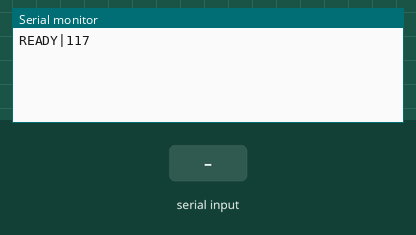
Bench run of a sketch on a simulated Arduino Uno, built with avr-gcc and run on an emulated ATmega328P. On the bench: the last lines printed to the serial monitor. Inputs (shaded band) come from the test bench.

Above: at 1.2 s.
1.3 s: "SET TEMP \n" received over Serial
At 2.1 s:
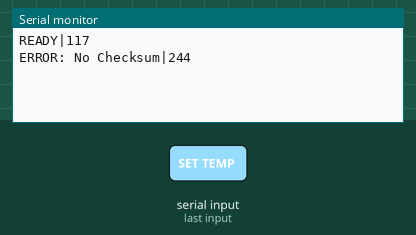
2.8 s: "90|45|200\n" received over Serial
At 3.2 s:
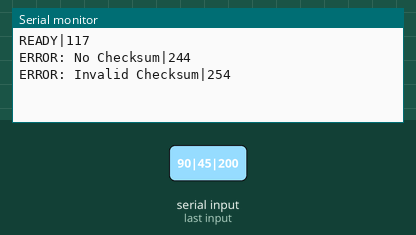

The sketch:

ArduinoSecurityTest.ino
```cpp
// Initial Serial Command Handler Firmware (more complex to come)
#include <Arduino.h>
#include <EEPROM.h>  // Added for non-volatile temp storage

#define BUFFER_SIZE 128
char inputBuffer[BUFFER_SIZE];
int bufferIndex = 0;
bool commandReady = false;

int temperature = 22; // default value

// ARM-compatible estimate of free memory
int freeMemory() {
  char stackDummy;
  return &stackDummy - (char*)malloc(4);
}

String wrapWithChecksum(String msg) {
  int checksum = 0;
  for (int i = 0; i < msg.length(); i++) {
    checksum += msg[i];
  }
  checksum %= 256;
  return msg + "|" + String(checksum);
}

void setup() {
  Serial.begin(9600);
  Serial.setTimeout(500);

  // this will load from EEPROM on boot only works if in valid range
  int storedTemp = EEPROM.read(0);
  if (storedTemp >= 0 && storedTemp <= 100) {
    temperature = storedTemp;
  }

  Serial.println(wrapWithChecksum("READY"));
}

void loop() {
  while (Serial.available() > 0 && !commandReady) {
    char incoming = Serial.read();
    if (incoming == '\n') {
      inputBuffer[bufferIndex] = '\0';
      commandReady = true;
    } else if (bufferIndex < BUFFER_SIZE - 1) {
      inputBuffer[bufferIndex++] = incoming;
    }
  }

  if (commandReady) {
    String inputString = String(inputBuffer);
    inputString.trim();

    handleParsedString(inputString);

    bufferIndex = 0;
    commandReady = false;
  }
}

void handleParsedString(String inputString) {
  int pipeIndex = inputString.indexOf('|');
  if (pipeIndex == -1) {
    Serial.println(wrapWithChecksum("ERROR: No Checksum"));
    return;
  }

  String rawCommand = inputString.substring(0, pipeIndex);
  String checksumStr = inputString.substring(pipeIndex + 1);
  int providedChecksum = checksumStr.toInt();

  int computedChecksum = 0;
  for (int i = 0; i < rawCommand.length(); i++) {
    computedChecksum += rawCommand[i];
  }
  computedChecksum %= 256;

  if (providedChecksum != computedChecksum) {
    Serial.println(wrapWithChecksum("ERROR: Invalid Checksum"));
    return;
  }

  if (rawCommand.length() == 0 || rawCommand.length() > 100) {
    Serial.println(wrapWithChecksum("ERROR: Input too long or empty"));
  } else {
    handleCommand(rawCommand);
  }
}

void handleCommand(String cmd) {
  cmd.trim();  // this will normalize for reliable matching
  Serial.print("Received: ");
  Serial.println(cmd);

  if (cmd.length() > 100) {
    Serial.println(wrapWithChecksum("ERROR: Input too long"));
    return;
  }

  if (cmd.startsWith("SET TEMP ")) {
    String tempVal = cmd.substring(9);
    if (tempVal.length() == 0 || (tempVal.toInt() == 0 && tempVal != "0")) {
      Serial.println(wrapWithChecksum("ERROR: Invalid number format"));
      return;
    }
    int temp = tempVal.toInt();
    if (temp >= 0 && temp <= 100) {
      temperature = temp;
      EEPROM.write(0, temp);  // this will save to EEPROM for persistence
      Serial.println(wrapWithChecksum("OK"));
    } else {
      Serial.println(wrapWithChecksum("ERROR: Out of range"));
    }
  } else if (cmd == "READ TEMP") {
    Serial.println(wrapWithChecksum("TEMP=" + String(temperature)));
  } else if (cmd == "FREE MEM") {
    int mem = freeMemory();
    Serial.println(wrapWithChecksum("FREE_MEM=" + String(mem)));
  } else {
    Serial.println(wrapWithChecksum("ERROR: Unknown command"));
  }
}
```

Measured:
- after the input at 1.3 s, the serial monitor: prints a new line at once (image 1)
- after the input at 2.8 s, the serial monitor: prints a new line at once (image 2)
